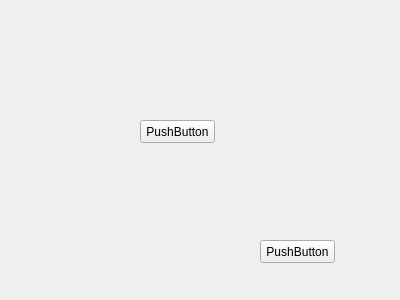
<?xml version="1.0" encoding="UTF-8"?>
<ui version="4.0">
 <class>test_statistics</class>
 <widget class="QWidget" name="test_statistics">
  <property name="geometry">
   <rect>
    <x>0</x>
    <y>0</y>
    <width>400</width>
    <height>300</height>
   </rect>
  </property>
  <property name="windowTitle">
   <string>test_statistics</string>
  </property>
  <widget class="QPushButton" name="pushButton">
   <property name="geometry">
    <rect>
     <x>140</x>
     <y>120</y>
     <width>75</width>
     <height>23</height>
    </rect>
   </property>
   <property name="text">
    <string>PushButton</string>
   </property>
  </widget>
  <widget class="QPushButton" name="pushButton_2">
   <property name="geometry">
    <rect>
     <x>260</x>
     <y>240</y>
     <width>75</width>
     <height>23</height>
    </rect>
   </property>
   <property name="text">
    <string>PushButton</string>
   </property>
  </widget>
 </widget>
 <layoutdefault spacing="6" margin="11"/>
 <resources/>
 <connections/>
</ui>
